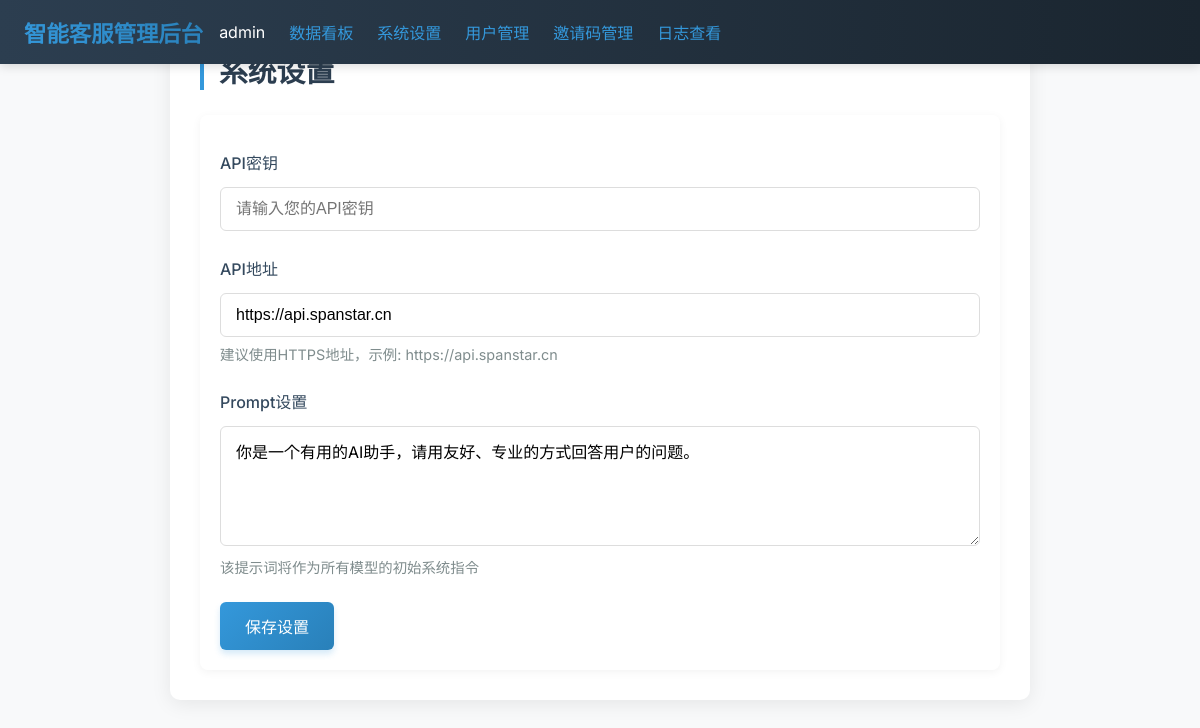
Screenshot of /admin/settings.php (signed in) with the database file from the repository.
### tables this page shows
CREATE TABLE `settings` (
  `id` int(11) NOT NULL AUTO_INCREMENT,
  `api_key` varchar(500) NOT NULL DEFAULT '' COMMENT 'API密钥',
  `api_url` varchar(255) NOT NULL DEFAULT 'https://spanstar.cn' COMMENT 'API地址',
  `prompt` text COMMENT '系统提示词',
  `kb_enabled` tinyint(1) DEFAULT 1 COMMENT '是否启用知识库',
  `kb_threshold` decimal(3,2) DEFAULT 0.70 COMMENT '知识库检索阈值',
  `kb_max_results` int(11) DEFAULT 5 COMMENT '知识库最大结果数',
  `max_file_size` int(11) DEFAULT 10485760 COMMENT '最大文件上传大小(字节)',
  `allowed_file_types` text COMMENT '允许的文件类型',
  `chat_history_limit` int(11) DEFAULT 1000 COMMENT '聊天记录保存数量',
  `theme` varchar(20) DEFAULT 'light' COMMENT '默认主题',
  `updated_at` timestamp NOT NULL DEFAULT CURRENT_TIMESTAMP ON UPDATE CURRENT_TIMESTAMP COMMENT '更新时间',
  PRIMARY KEY (`id`)
);

### admin/settings.php (the view, shortened to what this page needs)
<?php
require 'db.php';
$default_settings = [
    'api_key' => '',
    'prompt' => '',
    'api_url' => 'https://api.spanstar.cn'
];
$settings = $default_settings;
try {
    $stmt = $pdo->query("SELECT * FROM settings LIMIT 1");
    if ($stmt && $row = $stmt->fetch(PDO::FETCH_ASSOC)) {
        $settings = array_merge($default_settings, $row);
    }
} catch (PDOException $e) {
    $error = '数据库错误: ' . $e->getMessage();
}
?>
<!DOCTYPE html>
<html>
<head>
    <link rel="stylesheet" href="style.css">
</head>
<body>
    <?php include 'header.php'; ?>
    <div class="container fade-in">
        <h1>系统设置</h1>
        <form method="post" class="card-shadow">
            <div class="form-group">
                <label>API密钥</label>
                <input type="text" name="api_key"
                       value="<?= htmlspecialchars($settings['api_key'], ENT_QUOTES, 'UTF-8') ?>"
                       placeholder="请输入您的API密钥">
            </div>
            <div class="form-group">
                <label>API地址</label>
                <input type="text" name="api_url"
                       value="<?= htmlspecialchars($settings['api_url'], ENT_QUOTES, 'UTF-8') ?>"
                       placeholder="例如: https://api.yourdomain.com">
                <small>建议使用HTTPS地址，示例: https://api.spanstar.cn</small>
            </div>
            <div class="form-group">
                <label>Prompt设置</label>
                <textarea name="prompt"
                          placeholder="请输入系统提示词..."><?= htmlspecialchars($settings['prompt'], ENT_QUOTES, 'UTF-8') ?></textarea>
                <small>该提示词将作为所有模型的初始系统指令</small>
            </div>
            <button type="submit">保存设置</button>
        </form>
    </div>
</body>
</html>

### admin/header.php (shortened to what this page needs)
<?php
$user = $_SESSION['user'] ?? null;
$username = $user['username'] ?? '游客';
$isAdmin = ($user && ($user['role'] ?? '') === 'admin');
?>
<!DOCTYPE html>
<html>
<head>
</head>
<body>
    <header class="header">
        <div class="nav-container">
            <div class="main-nav">
                <div class="logo">智能客服管理后台</div>
                <ul class="desktop-menu">
                    <?php if ($user): ?>
                        <li class="user-dropdown">
                            <div class="user-info d-flex align-items-center">
                                <span class="ms-2"><?= htmlspecialchars($username, ENT_QUOTES, 'UTF-8') ?></span>
                            </div>
                        </li>
                        <li><a href="index.php">数据看板</a></li>
                        <li><a href="settings.php">系统设置</a></li>
                        <?php if ($isAdmin): ?>
                            <li><a href="users.php">用户管理</a></li>
                            <li><a href="invite-manager.php">邀请码管理</a></li>
                        <?php endif; ?>
                        <li><a href="logs.php">日志查看</a></li>
                    <?php else: ?>
                        <li><a href="login.php">登录</a></li>
                        <li><a href="register.php">注册</a></li>
                    <?php endif; ?>
                </ul>
            </div>
        </div>
    </header>
</body>
</html>

### admin/style.css (style rules this page uses)
body { font-family: 'Inter', Arial, sans-serif; margin: 0; padding: 0; background: #f4f4f4; color: #333; }
a { color: #3498db; text-decoration: none; }
.form-group { margin: 15px 0; }
label { display: block; font-weight: 600; margin-bottom: 5px; }
input, textarea, select { width: 100%; padding: 8px; margin-top: 5px; border: 1px solid #ddd; border-radius: 4px; box-sizing: border-box; font-size: 1em; transition: border-color 0.3s ease; }
button { padding: 10px 20px; background: #3498db; color: white; border: none; border-radius: 4px; cursor: pointer; font-weight: 600; transition: all 0.3s ease; }

### admin/settings.php (style rules this page uses)
body { font-family: 'Inter', Arial, sans-serif; background: #f4f4f4; padding: 20px; }
.container { max-width: 800px; margin: 0 auto; background: white; border-radius: 10px; box-shadow: 0 4px 20px rgba(0,0,0,0.08); padding: 30px; }
h1 { color: #2c3e50; margin-bottom: 25px; font-size: 1.8em; font-weight: 600; border-left: 4px solid #3498db; padding-left: 15px; }
.form-group { margin-bottom: 25px; }
label { display: block; font-weight: 500; margin-bottom: 8px; color: #34495e; }
input[type="text"], textarea { width: 100%; padding: 12px 15px; border: 1px solid #ddd; border-radius: 6px; font-size: 1em; transition: all 0.3s ease; box-sizing: border-box; }
textarea { resize: vertical; min-height: 120px; font-family: inherit; }
button { background: linear-gradient(135deg, #3498db, #2980b9); color: white; padding: 12px 25px; border: none; border-radius: 6px; font-size: 1em; font-weight: 500; cursor: pointer; transition: all 0.3s ease; display: inline-block; box-shadow: 0 4px 6px rgba(52, 152, 219, 0.2); }
small { display: block; margin-top: 6px; color: #7f8c8d; font-size: 0.9em; }
.fade-in { animation: fadeIn 0.5s ease-out; }
.card-shadow { box-shadow: 0 2px 10px rgba(0, 0, 0, 0.05); border-radius: 8px; padding: 20px; }

### admin/header.php (style rules this page uses)
:root { --primary: #3498db; --primary-light: #2980b9; --background-light: #f8f9fa; --background-dark: #1a252f; --text-color: #ffffff; --hover-opacity: 0.9; --transition-time: 0.3s; }
html { font-size: 16px; scroll-behavior: smooth; }
body { font-family: 'Inter', sans-serif; margin: 0; padding: 0; background: var(--background-light); }
.header { background: linear-gradient(90deg, #2c3e50, var(--background-dark)); padding: 1rem 1.5rem; color: var(--text-color); box-shadow: 0 2px 10px rgba(0, 0, 0, 0.15); position: fixed; top: 0; left: 0; right: 0; z-index: 1000; backdrop-filter: blur(10px); -webkit-backdrop-filter: blur(10px); }
.nav-container { max-width: 1200px; margin: 0 auto; display: flex; justify-content: space-between; align-items: center; }
.logo { font-size: 1.4rem; font-weight: 600; background: linear-gradient(45deg, var(--primary), var(--primary-light)); -webkit-background-clip: text; -webkit-text-fill-color: transparent; transition: transform 0.3s ease; white-space: nowrap; }
.main-nav { display: flex; align-items: center; gap: 1rem; }
.desktop-menu { display: flex; align-items: center; gap: 1.5rem; list-style: none; margin: 0; padding: 0; }
.user-dropdown { position: relative; cursor: pointer; }

### rows the page displays
settings: api_url "https://api.spanstar.cn", prompt "你是一个有用的AI助手，请用友好、专业的方式回答用户的问题。"

### other values shown
$username "admin"
